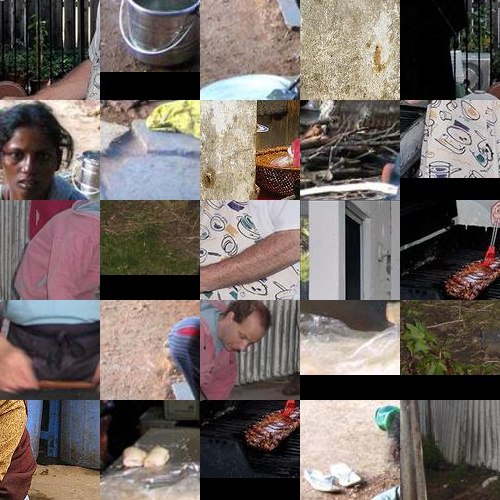
#> input picture sample/100_50_5/mosaics/0.jpg, 500 x 500 px; its folder holds only this picture in this run
$ python instance_clipping_and_mixing.py ../sample/100_50_5/mosaics out 100 100 3
#> lines starting #> are read from the running program, lines starting #| are printed output that depends on the picture
# -*- coding: utf-8 -*-
""" Image divider.

usage: python %s <load_img_folder/> <save_folder_name> <subinstance_size> <num_subinstance_on_one_side>
REMARK:
    subinstance_size must be even.
SAVE_FILES:
    relation_between_org_and_shuffle.pkl : pickle file containing
    org.pkl : pickle version of list 'patch_org_loc_list'
        the i-th element equals to (NAME_OF_ORIGINAL_FILE, (left-top-row, left-top-col, height, width))
    shuffled.pkl : pickle version of list 'patch_shuffled_loc_list'
        the i-th element equals to (NAME_OF_SHUFFLED_FILE, (row, column)) (NOTE: row and column are 0-origin)
    the i-th elements of both lists indicate the same object.
"""

# metadata variables
__author__ = "Hiroshi KAJINO <hiroshi.kajino.1989@gmail.com>"
__date__ = "2014/04/14"
__version__ = "1.0"
__copyright__ = "Copyright (c) 2014 Hiroshi Kajino all rights reserved."
__docformat__ = "restructuredtext en"

MARGIN = 0
GAP_SIZE = 0
#SIZE = 10 # finally each shuffled picture contains SIZE \times SIZE patches

import numpy as np
import cv2
import datetime
import sys
import os
import glob
import pickle
import argparse


def create_output_dir(output_dir, dir_name):
    """ create a save directory

    :Variables:
        output_dir : str
        dir_name : str
    """
    try:
        os.mkdir(os.path.join(output_dir, dir_name))
    except OSError:
        print(os.path.join(output_dir, dir_name) + " exits... :(")

def write_log(output_dir, texts, new_file=False):
    """ write texts into a log file in output_dir.

    :Variables:
        output_dir : str
        new : bool
            if new = True, then create a new file and delete the old file.
    """
    if new_file:
        f = open(os.path.join(output_dir, "std.log"), "w")
    else:
        f = open(os.path.join(output_dir, "std.log"), "a")
    f.write(str(texts) + "\n")
    f.close()

def load_images(load_path, normalize=True, subinstance_size=50):
    """ load images and enlarge images so that the size is propotional to `subinstance_size`. if normalize is True.

    :Variables:
        load_path : str
            load path that contains images. slash at the last.
        normalize : bool
            normalize images or not. If normalization is true, the size of each image is set to be proportional to subinstance_size.
        subinstance_size : int
            the size of a subinstance.
    :RType: list
    :Returns:
        img_list : list
            img_list[i] contains an image in a numpy.array format.
    """
    file_list = glob.glob(os.path.join(load_path, '*.jpg'))
    num_files = len(file_list)
    print("#(files) =", num_files)
    step_size = subinstance_size // 2
    img_list = [None] * num_files
    i = 0
    if normalize:
        for each_file in file_list:
            tmp_file = np.asarray(cv2.imread(each_file))
            row_size = tmp_file.shape[0]
            col_size = tmp_file.shape[1]
            if row_size <= subinstance_size:
                row_size = subinstance_size
            if col_size <= subinstance_size:
                col_size = subinstance_size
            if row_size > subinstance_size and row_size % step_size != 0:
                row_size = row_size + (step_size - row_size % step_size)
            if col_size > subinstance_size and col_size % step_size != 0:
                col_size = col_size + (step_size - col_size % step_size)
            tmp_file_1 = np.zeros((row_size, col_size, 3))
            tmp_file_1[0 : tmp_file.shape[0], 0 : tmp_file.shape[1]] = tmp_file
            img_list[i] = tmp_file_1
            i += 1
    else:
        for each_file in file_list:
            img_list[i] = np.asarray(cv2.imread(each_file))
            i += 1
    return img_list

def collect_subinstances(img_list, subinstance_size, clickable_size):
    """ create a list of subinstances from a list of NORMALIZED images.

    :Variables:
        img_list : list
            a list of images where each element is an image of a numpy.array format.
        subinstance_size : int
            the size of subinstance (step_size will be a half of it).
        clickable_size : int
            the size of a clickable area (that can divide subinstance_size well).
    :RType: tuple of lists
    :Returns:
        _subinstance_list : list
            a list of subinstances divided into clickable areas (which we call sub-subinstance).
        _subinstance_org_loc_list : list
            _subinstance_org_loc_list[i] = the original location of the i-th sub-subinstance of _subinstance_list.
    """
    num_files = len(img_list)
    step_size = subinstance_size // 2
    num_subinstances = 0
    for i in range(num_files):
        num_rows = int(np.ceil((2.0 * img_list[i].shape[0] / float(subinstance_size)) - 1.0))
        num_cols = int(np.ceil((2.0 * img_list[i].shape[1] / float(subinstance_size)) - 1.0))
        num_subinstances += num_rows * num_cols
        #print(str(i) + "-th image: " + "num_rows = " + str(num_rows) + ", num_cols = " + str(num_cols) + ", #(sub_files) = ", str(num_subinstances))

    print("#(subinstances) =", num_subinstances)

    expand = (subinstance_size // clickable_size)

    subinstance_list = [None] * expand * expand * num_subinstances
    subinstance_org_loc_list = [None] * expand * expand * num_subinstances

    patch_i = 0
    for i in range(num_files):
        num_rows = int(np.ceil((2.0 * img_list[i].shape[0] / float(subinstance_size)) - 1.0))
        num_cols = int(np.ceil((2.0 * img_list[i].shape[1] / float(subinstance_size)) - 1.0))
        for j in range(num_rows):
            for k in range(num_cols):
                for l in range(expand):
                    for m in range(expand):
                        try:
                            subinstance_list[patch_i * expand * expand + l * expand + m ] \
                                = img_list[i][step_size * j + l * clickable_size : step_size * j + (l + 1) * clickable_size,
                                              step_size * k + m * clickable_size : step_size * k + (m + 1) * clickable_size]
                        except IndexError:
                            sys.stdout.write("ERROR: images are not normalized.\n")
                            exit(0)
                        subinstance_org_loc_list[patch_i * expand * expand + l * expand + m ] \
                            = (i, (step_size * j + l * clickable_size,
                                   step_size * k + m * clickable_size,
                                   clickable_size,
                                   clickable_size))
                patch_i += 1

    if patch_i != num_subinstances:
        sys.stdout.write("ERROR: the number of subinstances is not consistent.\n")
        exit(-1)
    return subinstance_list, subinstance_org_loc_list


def combine_subinstances(output_dir, subinstance_list, subinstance_size, clickable_size, num_subinstances_to_combine, seed=42):
    """ combine subinstances to create a mosaic to crowdsource.

    :Variables:
        subinstance_list : list
        subinstance_org_loc_list : list
        subinstance_size : int
        clickable_size : int
        num_subinstances_to_combine : int
    :RType: tuple of lists
    :Returns:
        mosaic_img_list : list
            list of mosaics where each element corresponds to a mosaic in a numpy.array format.
        mosaic_loc_list : list
            mosaic_loc_list[i] = the location of the i-th sub-subinstance of subinstance_list in mosaic_img_list.
            In other words, mosaic_loc_list and subinstance_org_loc_list share the index set.
    """
    try:
        os.mkdir(os.path.join(output_dir, "mosaics"))
    except OSError:
        print(os.path.join(output_dir, "mosaics") + " exits... :(")

    expand = (subinstance_size // clickable_size)
    num_subinstances = len(subinstance_list) // (expand * expand)
    np.random.seed(seed)
    perm = np.random.permutation(num_subinstances)

    num_result_files = int(np.ceil(float(num_subinstances) / float(num_subinstances_to_combine * num_subinstances_to_combine)))
    print("#(mosaics) =", num_result_files)

    mosaic_img_list = [None] * num_result_files
    mosaic_loc_list = [None] * num_subinstances * expand * expand
    patch_i = 0
    for file_i in range(num_result_files):
        mosaic_img = np.zeros((subinstance_size * num_subinstances_to_combine, subinstance_size * num_subinstances_to_combine, 3))
        for i in range(num_subinstances_to_combine):
            for j in range(num_subinstances_to_combine):
                if patch_i < num_subinstances:
                    for l in range(expand):
                        for m in range(expand):
                            mosaic_img[i * subinstance_size + l * clickable_size : i * subinstance_size + (l + 1) * clickable_size,
                                       j * subinstance_size + m * clickable_size : j * subinstance_size + (m + 1) * clickable_size, :] \
                                       = subinstance_list[perm[patch_i] * expand * expand + l * expand + m]
                            mosaic_loc_list[perm[patch_i] * expand * expand + l * expand + m] \
                                = (file_i, (subinstance_size * i + l * clickable_size,
                                            subinstance_size * j + m * clickable_size,
                                            clickable_size,
                                            clickable_size))
                    patch_i += 1
        cv2.imwrite(os.path.join(output_dir, "mosaics", str(file_i)+".jpg"), mosaic_img)

    return mosaic_loc_list

def save_parameters(output_dir, args, img_list,
                    subinstance_org_loc_list, mosaic_loc_list):
    """ save parameters

    :Variables:
        args : Namespace
        output_dir : str
        img_list : list
        mosaic_img_list : list
        subinstance_org_loc_list : list
        mosaic_loc_list : list
    """
    f = open(os.path.join(output_dir, 'parameters.pkl'), 'wb')
    pickle.dump((args, img_list, subinstance_org_loc_list, mosaic_loc_list), f)
    f.close()


def main():
    parser = argparse.ArgumentParser(description="implementation of the instance clipping function.")
    parser.add_argument("input_img_dir", type=str, help="A directry of original images.")
    parser.add_argument("output_dir", type=str, help="A directory to save clipped results and miscs.")
    parser.add_argument("subinstance_size", type=int, help="The size of a clipping window [pixel].")
    parser.add_argument("clickable_size", type=int, help="The size of a clickable area [pixel].")
    parser.add_argument("num_subinstances_to_combine", type=int, help="The number of subinstances on one side of a combined image.")
    args = parser.parse_args()
    if args.subinstance_size % 2 != 0:
        print("Error: please make subinstance_size even.")
        exit(1)
    if args.subinstance_size % args.clickable_size != 0:
        print("Error: please make subinstance_size % clickable_size == 0.")
        exit(1)

    command_date = datetime.datetime.now().strftime('%Y/%m/%d %H:%M:%S')
    create_output_dir(args.output_dir,
                      str(args.subinstance_size) + "_" + str(args.clickable_size) + "_" + str(args.num_subinstances_to_combine))
    output_path = os.path.join(args.output_dir,
                             str(args.subinstance_size) + "_" + str(args.clickable_size) + "_" + str(args.num_subinstances_to_combine))
    print(args)
    print("Command was executed on " + command_date)
    write_log(output_path, args, True)
    write_log(output_path, "Command was executed on " + command_date, False)

    img_list = load_images(args.input_img_dir,
                           normalize=True,
                           subinstance_size=args.subinstance_size)
#> in load_images, tmp_file is the input picture: shape (500, 500, 3); mean B, G, R 99.1, 103.6, 113.3
#> img_list = 1 item
    subinstance_list, subinstance_org_loc_list = collect_subinstances(img_list,
                                                                      args.subinstance_size,
                                                                      args.clickable_size)
#> in collect_subinstances, `num_files = len(img_list)`: num_files = 1
#| #(subinstances) = 81
#> after the loop in collect_subinstances, `for i in range(num_files):`: patch_i = 81; subinstance_list = 81 items
#> subinstance_list = 81 items; subinstance_org_loc_list = 81 items
    mosaic_loc_list = combine_subinstances(output_path,
                                           subinstance_list,
                                           args.subinstance_size,
                                           args.clickable_size,
                                           args.num_subinstances_to_combine)
#> in combine_subinstances, `num_subinstances = len(subinstance_list) // (expand * expand)`: num_subinstances = 81
#> in combine_subinstances, `perm = np.random.permutation(num_subinstances)`: perm = 81 values, max 80 at index 31, min 0 at index 1, mean 40
#> in combine_subinstances, `num_result_files = int(np.ceil(float(num_subinstances) / float(num_sub..`: num_result_files = 9
#| #(mosaics) = 9
#> in combine_subinstances, `mosaic_img_list = [None] * num_result_files`: mosaic_img_list = 9 items
#> in combine_subinstances, `mosaic_loc_list = [None] * num_subinstances * expand * expand`: mosaic_loc_list = 81 items
#> the loop in combine_subinstances, `for file_i in range(num_result_files):` made 9 passes
#> pass 1, in combine_subinstances, `cv2.imwrite(os.path.join(output_dir, "mosaics", str(file_i)+".jpg"), m..`:
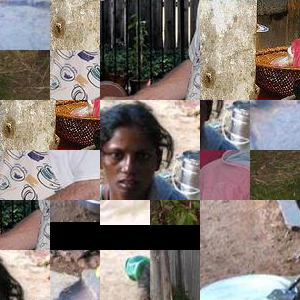
#> saved as 0.jpg: shape (300, 300, 3); mean B, G, R 115.8, 121.8, 132
#> pass 2, in combine_subinstances, `cv2.imwrite(os.path.join(output_dir, "mosaics", str(file_i)+".jpg"), m..`:
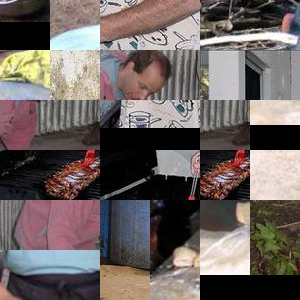
#> saved as 1.jpg: shape (300, 300, 3); mean B, G, R 97.2, 99.9, 109.4
#> after the loop in combine_subinstances, `for file_i in range(num_result_files):`:
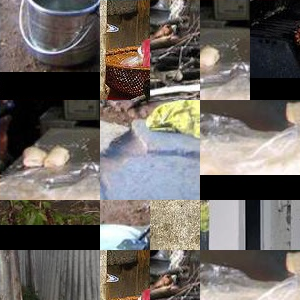
#> mosaic_img: shape (300, 300, 3) float64; mean of channels 0, 1, 2 96.7, 101.8, 107.8; drawn as B, G, R
#> after the loop in combine_subinstances, `for file_i in range(num_result_files):`: patch_i = 81
#> mosaic_loc_list = 81 items
    save_parameters(output_path, args, img_list, subinstance_org_loc_list, mosaic_loc_list)

if __name__ == "__main__":
    main()

$ run again, on sample/100_50_5/mosaics/12.jpg
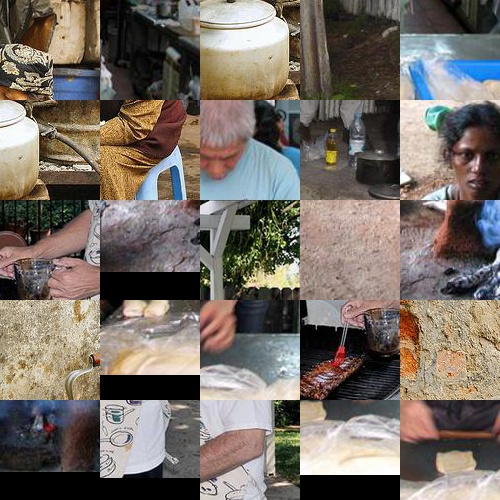
#> input picture sample/100_50_5/mosaics/12.jpg, 500 x 500 px
#> in load_images, tmp_file is the input picture: shape (500, 500, 3); mean B, G, R 101.9, 109.5, 118.6
#> img_list = 1 item
#> num_files = 1
#| #(subinstances) = 81
#> after the loop in collect_subinstances, `for i in range(num_files):`: patch_i = 81; subinstance_list = 81 items
#> in combine_subinstances, `num_subinstances = len(subinstance_list) // (expand * expand)`: num_subinstances = 81
#> perm = 81 values, max 80 at index 31, min 0 at index 1, mean 40
#> num_result_files = 9
#| #(mosaics) = 9
#> mosaic_img_list = 9 items
#> in combine_subinstances, `mosaic_loc_list = [None] * num_subinstances * expand * expand`: mosaic_loc_list = 81 items
#> the loop in combine_subinstances, `for file_i in range(num_result_files):` made 9 passes
#> pass 1, in combine_subinstances, `cv2.imwrite(os.path.join(output_dir, "mosaics", str(file_i)+".jpg"), m..`:
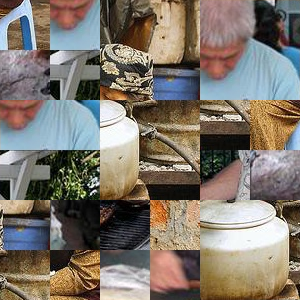
#> saved as 0.jpg: shape (300, 300, 3); mean B, G, R 108.5, 118.6, 127.3
#> after the loop in combine_subinstances, `for file_i in range(num_result_files):`:
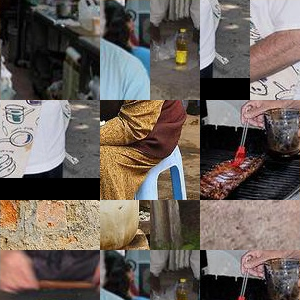
#> mosaic_img: shape (300, 300, 3) float64; mean of channels 0, 1, 2 91.6, 97.9, 108.1; drawn as B, G, R
#> after the loop in combine_subinstances, `for file_i in range(num_result_files):`: patch_i = 81
#> in main, `mosaic_loc_list = combine_subinstances(output_path, subinstance_list, ..`: mosaic_loc_list = 81 items

$ run again, on sample/100_50_5/mosaics/13.jpg
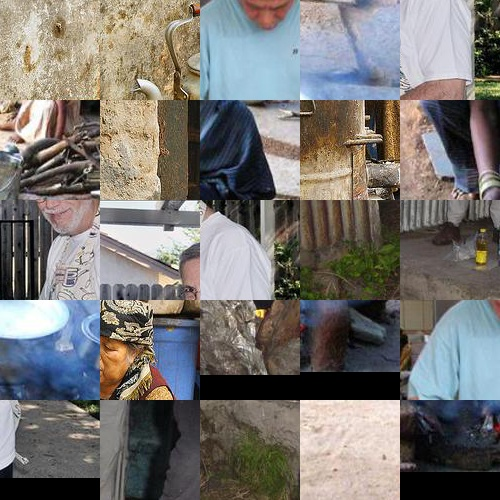
#> input picture sample/100_50_5/mosaics/13.jpg, 500 x 500 px
#> in load_images, tmp_file is the input picture: shape (500, 500, 3); mean B, G, R 113.5, 116.7, 119.9
#> img_list = 1 item
#> num_files = 1
#| #(subinstances) = 81
#> after the loop in collect_subinstances, `for i in range(num_files):`: patch_i = 81; subinstance_list = 81 items
#> in combine_subinstances, `num_subinstances = len(subinstance_list) // (expand * expand)`: num_subinstances = 81
#> perm = 81 values, max 80 at index 31, min 0 at index 1, mean 40
#> num_result_files = 9
#| #(mosaics) = 9
#> mosaic_img_list = 9 items
#> in combine_subinstances, `mosaic_loc_list = [None] * num_subinstances * expand * expand`: mosaic_loc_list = 81 items
#> the loop in combine_subinstances, `for file_i in range(num_result_files):` made 9 passes
#> pass 1, in combine_subinstances, `cv2.imwrite(os.path.join(output_dir, "mosaics", str(file_i)+".jpg"), m..`:
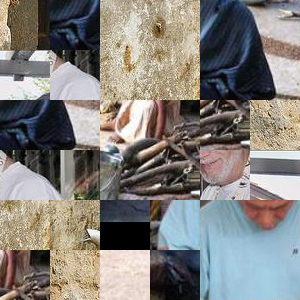
#> saved as 0.jpg: shape (300, 300, 3); mean B, G, R 124.2, 128.1, 131.2
#> after the loop in combine_subinstances, `for file_i in range(num_result_files):`:
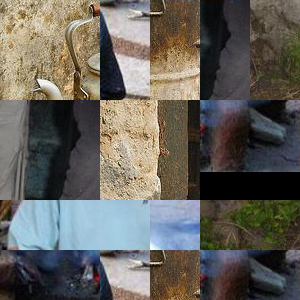
#> mosaic_img: shape (300, 300, 3) float64; mean of channels 0, 1, 2 91, 97.7, 100.7; drawn as B, G, R
#> after the loop in combine_subinstances, `for file_i in range(num_result_files):`: patch_i = 81
#> in main, `mosaic_loc_list = combine_subinstances(output_path, subinstance_list, ..`: mosaic_loc_list = 81 items

$ run again, on sample/100_50_5/mosaics/14.jpg
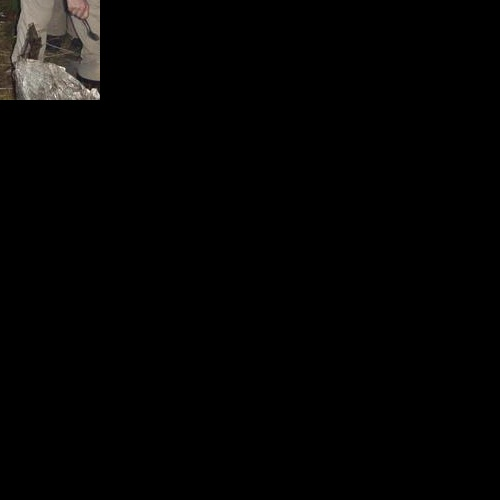
#> input picture sample/100_50_5/mosaics/14.jpg, 500 x 500 px
#> in load_images, tmp_file is the input picture: shape (500, 500, 3); mean B, G, R 3.6, 4, 4.4
#> img_list = 1 item
#> num_files = 1
#| #(subinstances) = 81
#> after the loop in collect_subinstances, `for i in range(num_files):`: patch_i = 81; subinstance_list = 81 items
#> in combine_subinstances, `num_subinstances = len(subinstance_list) // (expand * expand)`: num_subinstances = 81
#> perm = 81 values, max 80 at index 31, min 0 at index 1, mean 40
#> num_result_files = 9
#| #(mosaics) = 9
#> mosaic_img_list = 9 items
#> in combine_subinstances, `mosaic_loc_list = [None] * num_subinstances * expand * expand`: mosaic_loc_list = 81 items
#> the loop in combine_subinstances, `for file_i in range(num_result_files):` made 9 passes
#> pass 1, in combine_subinstances, `cv2.imwrite(os.path.join(output_dir, "mosaics", str(file_i)+".jpg"), m..`:
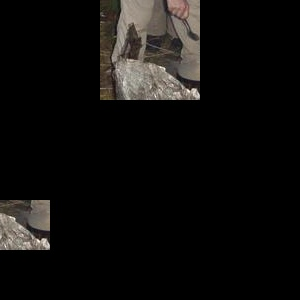
#> saved as 0.jpg: shape (300, 300, 3); mean B, G, R 12.8, 14, 15.3
#> after the loop in combine_subinstances, `for file_i in range(num_result_files):`:
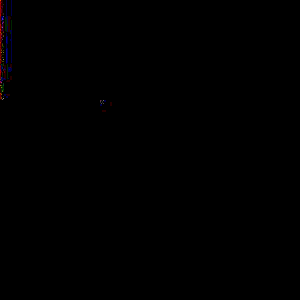
#> mosaic_img: shape (300, 300, 3) float64; mean of channels 0, 1, 2 0.00653, 0.00248, 0.00786; drawn with min black and max white
#> after the loop in combine_subinstances, `for file_i in range(num_result_files):`: patch_i = 81
#> in main, `mosaic_loc_list = combine_subinstances(output_path, subinstance_list, ..`: mosaic_loc_list = 81 items

$ run again, on sample/100_50_5/mosaics/1.jpg
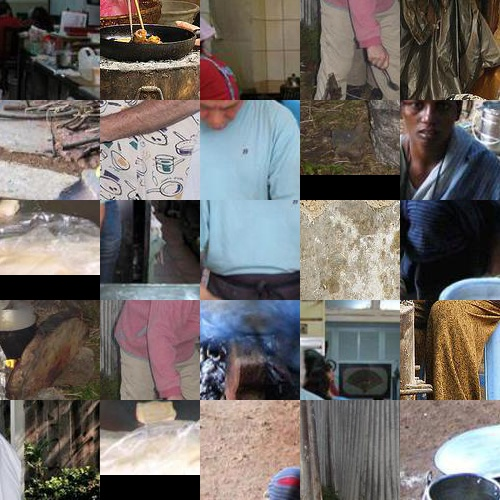
#> input picture sample/100_50_5/mosaics/1.jpg, 500 x 500 px
#> in load_images, tmp_file is the input picture: shape (500, 500, 3); mean B, G, R 102.5, 106, 112.4
#> img_list = 1 item
#> num_files = 1
#| #(subinstances) = 81
#> after the loop in collect_subinstances, `for i in range(num_files):`: patch_i = 81; subinstance_list = 81 items
#> in combine_subinstances, `num_subinstances = len(subinstance_list) // (expand * expand)`: num_subinstances = 81
#> perm = 81 values, max 80 at index 31, min 0 at index 1, mean 40
#> num_result_files = 9
#| #(mosaics) = 9
#> mosaic_img_list = 9 items
#> in combine_subinstances, `mosaic_loc_list = [None] * num_subinstances * expand * expand`: mosaic_loc_list = 81 items
#> the loop in combine_subinstances, `for file_i in range(num_result_files):` made 9 passes
#> pass 1, in combine_subinstances, `cv2.imwrite(os.path.join(output_dir, "mosaics", str(file_i)+".jpg"), m..`:
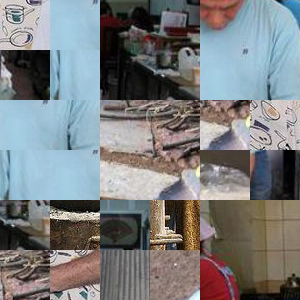
#> saved as 0.jpg: shape (300, 300, 3); mean B, G, R 126.4, 124.9, 122.7
#> after the loop in combine_subinstances, `for file_i in range(num_result_files):`:
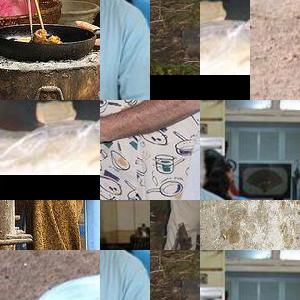
#> mosaic_img: shape (300, 300, 3) float64; mean of channels 0, 1, 2 119.8, 126.9, 132.4; drawn as B, G, R
#> after the loop in combine_subinstances, `for file_i in range(num_result_files):`: patch_i = 81
#> in main, `mosaic_loc_list = combine_subinstances(output_path, subinstance_list, ..`: mosaic_loc_list = 81 items
